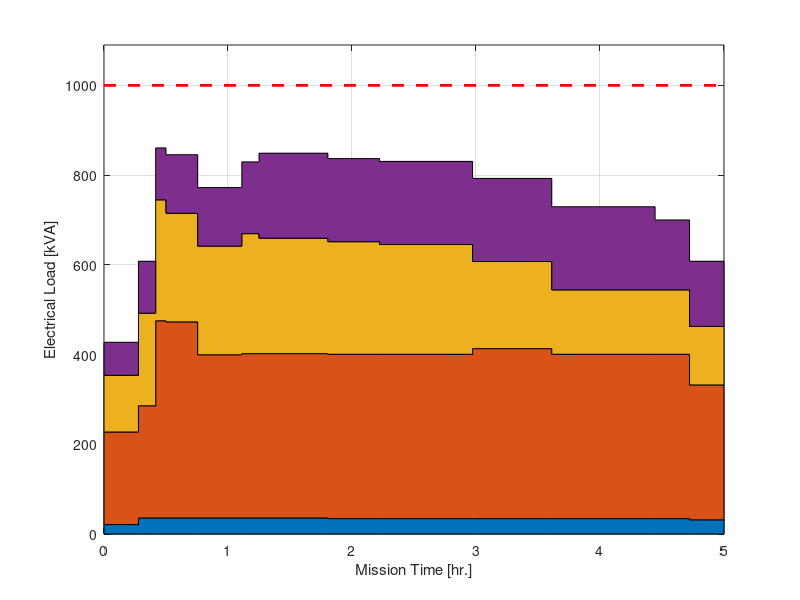

MATLAB code for this plot: (Note: this script raises an error after producing the figure.)
clear Mission
%% Mission profile

FAN.PR = 5.0;
FAN.gamma = 1.4;
FAN.TR = FAN.PR^((FAN.gamma-1)/FAN.gamma);

% throttle multiplier for engine oil heat load - max = 250kW
eng_mult = 150;

% Radar multiplier for Radar heat load - max = 250kW
Radar_mult = 250;


no_mssn = 1;

plot_yes = 1;
if plot_yes; figure; grid on; hold on; box on; end;

for i = 1:no_mssn
    
    % set random generator seed
    rng(i*10);

    % Call rand.
    x = (rand(10,1)-0.5)*2;
    y = (rand(11,1));
    
%     if i == no_mssn; x = 0; end;
    
    % Mission phases: gnd  to  climb  cruise supersonic loiter climb cruise
    % descent landing

    Mission(i).time     = ... 
            cumsum([0    1800  20   900   8000  700    4500   1180    900 ]) ;

    Mission(i).alt      = [100  100  100  9000  9000  12500  12500   500  500  ];

    Mission(i).Mach     = [0.1  0.1  0.1  0.85  0.85  0.8  0.8   0.5  0.1  ];
    
    
    Mission(i).tvec    = [0     1000 1500 1800 2720 4000 4500 6500 8000 10700 13000 16000 17000 18000] ;
    Mission(i).tvec2   = [0     3600     7200     10800      14400    18000] ;
    
    % loads estimated based upon PNNL tech. report 21382
    Mission(i).V270dc.ECS   = 320*[0.5  0.5  1.0  1.0  0.8  0.8  0.8  0.8  0.8  0.8  0.8  0.8  0.6  0.6];   % ECS/pressurization
    Mission(i).V270dc.Hyd   = 40* [0.0  0.5  1.0  1.0  0.8  0.5  0.5  0.5  0.5  0.8  0.5  0.5  0.9  0.9];   % hydraulics
    Mission(i).V270dc.Eqip  = 40* [0.5  0.8  0.8  0.9  0.8  1.0  1.0  1.0  1.0  1.0  1.0  1.0  0.8  0.8];   % equipment cooling
    Mission(i).V270dc.ECSf  = 32* [0.5  0.8  0.8  0.6  0.8  1.0  1.0  1.0  1.0  1.0  1.0  1.0  0.8  0.8];   % ECS fans
       
    Mission(i).V115ac.ICS   = 40* [0.0  1.0  1.0  1.0  1.0  1.0  1.0  0.9  0.9  0.9  0.9  0.9  1.0  1.0];   % intercomm sys?
    Mission(i).V115ac.var   = 140*[0.5  0.5  0.5  0.6  0.6  0.8  1.0  1.0  1.0  1.0  1.0  0.8  0.7  0.6];   % various systems
    
    Mission(i).V28dc.FCntrl = 14* [0.0  1.0  1.0  1.0  1.0  1.0  1.0  0.9  0.9  0.9  0.9  0.9  1.0  1.0];   % flight controls
    Mission(i).V28dc.var    = 20* [1.0  1.0  1.0  1.0  1.0  1.0  1.0  1.0  1.0  1.0  1.0  1.0  0.8  0.8];   % various systems
    
    Mission(i).V230ac.Ice   = 60* [0.0  0.0  1.0  1.0  1.0  1.0  1.0  1.0  1.0  1.0  1.0  1.0  1.0  1.0];   % ice protection
    Mission(i).V230ac.Gal   = 120*[1.0  1.0  1.0  0.9  0.9  0.9  0.9  0.9  0.9  0.5  0.1  0.1  0.1  0.1];   % galleys
    Mission(i).V230ac.FuP   = 32* [0.0  0.5  0.5  1.0  1.0  1.0  0.7  0.7  0.7  0.7  0.7  0.7  0.5  0.5];   % fuel pumps
    Mission(i).V230ac.fAC   = 60* [0.0  1.0  1.0  0.5  0.5  0.9  0.9  0.8  0.7  0.7  0.7  0.7  0.6  0.6];   % forward cargo AC
    
    Mission(i).V270dc = sum(cell2mat(struct2cell(Mission(i).V270dc)));
    Mission(i).V28dc = sum(cell2mat(struct2cell(Mission(i).V28dc)));
    Mission(i).V230ac = sum(cell2mat(struct2cell(Mission(i).V230ac)));
    Mission(i).V115ac = sum(cell2mat(struct2cell(Mission(i).V115ac)));
    
    xmax = max(Mission(i).time)/3600;
    
    if i ~= no_mssn; clr = [0.4 0.4 0.4]; else clr = [0 0 0]; end;
    
    if 1 == 1
        iEnd = length(Mission(i).tvec)*2;

        Mission(i).time2(1:2:iEnd)  = Mission(i).tvec;
        Mission(i).time2(2:2:iEnd)  =[ Mission(i).tvec(2:end) Mission(i).tvec(end) ];
        Mission(i).V270(1:2:iEnd)   = Mission(i).V270dc;
        Mission(i).V270(2:2:iEnd) = Mission(i).V270dc;
        Mission(i).V28(1:2:iEnd)    = Mission(i).V28dc;
        Mission(i).V28(2:2:iEnd)  = Mission(i).V28dc;
        Mission(i).V230(1:2:iEnd)   = Mission(i).V230ac;
        Mission(i).V230(2:2:iEnd) = Mission(i).V230ac;
        Mission(i).V115(1:2:iEnd)   = Mission(i).V115ac;
        Mission(i).V115(2:2:iEnd) = Mission(i).V115ac;
        
        xlim([0 xmax]); ylim([0 1090]); xlabel('Mission Time [hr.]');
    else
        iEnd = length(Mission(i).tvec2)*2;
        ndx = [1 2 3 5 13 13];
        
        Mission(i).time2(1:2:iEnd)  = Mission(i).tvec2;
        Mission(i).time2(2:2:iEnd)  =[ Mission(i).tvec2(2:end) Mission(i).tvec2(end) ];
        Mission(i).V270(1:2:iEnd)   = Mission(i).V270dc(ndx);
        Mission(i).V270(2:2:iEnd) = Mission(i).V270dc(ndx);
        Mission(i).V28(1:2:iEnd)    = Mission(i).V28dc(ndx);
        Mission(i).V28(2:2:iEnd)  = Mission(i).V28dc(ndx);
        Mission(i).V230(1:2:iEnd)   = Mission(i).V230ac(ndx);
        Mission(i).V230(2:2:iEnd) = Mission(i).V230ac(ndx);
        Mission(i).V115(1:2:iEnd)   = Mission(i).V115ac(ndx);
        Mission(i).V115(2:2:iEnd) = Mission(i).V115ac(ndx);
        
%         xlim([0 xmax]); ylim([-190 1090]); 
%         set(gca,'xtick',[Mission(i).tvec2])
%         set(gca,'xticklabel',[])
%         text(500,-100,'Pre-Flight'); 
%         text(4000,-100,'Start/Taxi'); 
%         message = sprintf('Takeoff &\n   Climb');
%         text(7650,-100,message); 
%         text(11700,-100,'Cruise'); 
%         message = sprintf('Descent &\n  Landing');
%         text(14800,-100,message); 
%         xlabel('Mission Phase');
    end
    
    
    if plot_yes;
       
%         subplot(3,1,1:2); grid on; hold on; box on;
%         plot(Mission(i).time,Mission(i).alt,'-','Color',clr); xlim([0 xmax])
%         ylabel('[m]'); title('Altitude'); ylim([0 15000]);
        
%         plotyy(Mission(i).time,Mission(i).alt,Mission(i).time,Mission(i).Mach,'-','Color',clr,'LineWidth',2); xlim([0 xmax])
%         ylabel('[~]'); title('Mach Number'); ylim([0 1.2]);
        
        PF = 0.95;  % power factor
        
        h =  area(Mission(i).time2/3600,1/PF*[Mission(i).V28;Mission(i).V270;Mission(i).V230;Mission(i).V115]'); 
        plot([0 xmax],[1000 1000],'--r','LineWidth',2)
        
        
        ylabel('Electrical Load [kVA]'); 
        h(1).FaceColor = [1 1 0];         h(2).FaceColor = [0 .4 0];
        h(3).FaceColor = [1 0 0];         h(4).FaceColor = [0 0 1];
        
        h = legend('28VDC','270VDC','230VAC','115VAC','Orientation','Horizontal','Location','NorthOutside');
        text(4100/3600,1050,'100% Installed Generating Capacity','Color',[1 0 0])
        
    end
end

CurrentMission = Mission(i);

clearvars  x y clr no_mssn plot_yes  xmax



%%

seed = 1; % standalone testing

% RTR = zeros(100,1);
% for i = 1:100
%     seed = i;
%     tic
%     sim Boeing787_debug
%     RTR(seed) = 18000/toc;
% end
% 



